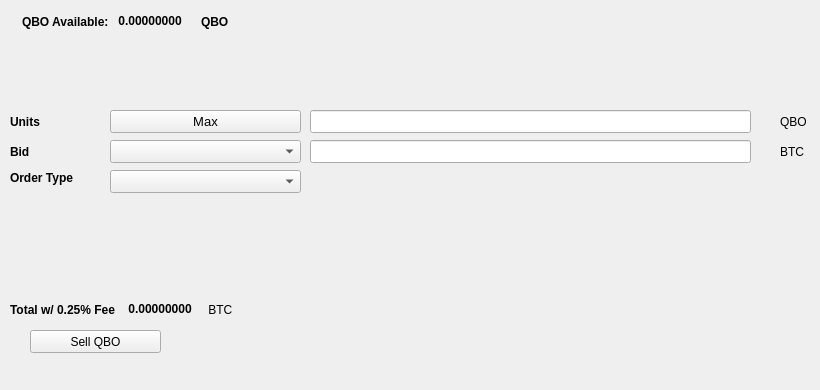
   <widget class="QWidget" name="SellTab">
    <attribute name="title">
     <string>Sell</string>
    </attribute>
    <widget class="QLabel" name="label_16">
     <property name="geometry">
      <rect>
       <x>780</x>
       <y>140</y>
       <width>31</width>
       <height>23</height>
      </rect>
     </property>
     <property name="text">
      <string>BTC</string>
     </property>
    </widget>
    <widget class="QComboBox" name="SellBidcomboBox">
     <property name="geometry">
      <rect>
       <x>110</x>
       <y>140</y>
       <width>191</width>
       <height>23</height>
      </rect>
     </property>
     <property name="font">
      <font>
       <pointsize>10</pointsize>
      </font>
     </property>
    </widget>
    <widget class="QLabel" name="label_18">
     <property name="geometry">
      <rect>
       <x>10</x>
       <y>110</y>
       <width>46</width>
       <height>23</height>
      </rect>
     </property>
     <property name="font">
      <font>
       <weight>75</weight>
       <bold>true</bold>
      </font>
     </property>
     <property name="text">
      <string>Units</string>
     </property>
    </widget>
    <widget class="QPushButton" name="Sell_Max_Amount">
     <property name="geometry">
      <rect>
       <x>110</x>
       <y>110</y>
       <width>191</width>
       <height>23</height>
      </rect>
     </property>
     <property name="font">
      <font>
       <pointsize>10</pointsize>
      </font>
     </property>
     <property name="text">
      <string>Max</string>
     </property>
    </widget>
    <widget class="QLabel" name="label_20">
     <property name="geometry">
      <rect>
       <x>10</x>
       <y>170</y>
       <width>91</width>
       <height>16</height>
      </rect>
     </property>
     <property name="font">
      <font>
       <weight>75</weight>
       <bold>true</bold>
      </font>
     </property>
     <property name="text">
      <string>Order Type</string>
     </property>
    </widget>
    <widget class="QComboBox" name="SellOrdertypeCombo">
     <property name="geometry">
      <rect>
       <x>110</x>
       <y>170</y>
       <width>191</width>
       <height>23</height>
      </rect>
     </property>
     <property name="font">
      <font>
       <pointsize>10</pointsize>
      </font>
     </property>
    </widget>
    <widget class="QLabel" name="label_21">
     <property name="geometry">
      <rect>
       <x>10</x>
       <y>140</y>
       <width>46</width>
       <height>23</height>
      </rect>
     </property>
     <property name="font">
      <font>
       <weight>75</weight>
       <bold>true</bold>
      </font>
     </property>
     <property name="text">
      <string>Bid</string>
     </property>
    </widget>
    <widget class="QLabel" name="label_22">
     <property name="geometry">
      <rect>
       <x>780</x>
       <y>110</y>
       <width>31</width>
       <height>23</height>
      </rect>
     </property>
     <property name="text">
      <string>QBO</string>
     </property>
    </widget>
    <widget class="QLineEdit" name="UnitsInputQBO">
     <property name="geometry">
      <rect>
       <x>310</x>
       <y>110</y>
       <width>441</width>
       <height>23</height>
      </rect>
     </property>
     <property name="font">
      <font>
       <pointsize>9</pointsize>
       <weight>75</weight>
       <bold>true</bold>
      </font>
     </property>
    </widget>
    <widget class="QLineEdit" name="SellBidPriceEdit">
     <property name="geometry">
      <rect>
       <x>310</x>
       <y>140</y>
       <width>441</width>
       <height>23</height>
      </rect>
     </property>
     <property name="font">
      <font>
       <pointsize>9</pointsize>
       <weight>75</weight>
       <bold>true</bold>
      </font>
     </property>
    </widget>
    <widget class="QPushButton" name="SellQBOBTN">
     <property name="geometry">
      <rect>
       <x>30</x>
       <y>330</y>
       <width>131</width>
       <height>23</height>
      </rect>
     </property>
     <property name="text">
      <string>Sell QBO</string>
     </property>
     <property name="icon">
      <iconset resource="../qbo">
       <normaloff>:/icons/bitcoin</normaloff>:/icons/bitcoin</iconset>
     </property>
    </widget>
    <widget class="QWidget" name="layoutWidget3">
     <property name="geometry">
      <rect>
       <x>22</x>
       <y>12</y>
       <width>258</width>
       <height>19</height>
      </rect>
     </property>
     <layout class="QHBoxLayout" name="horizontalLayout">
      <item>
       <widget class="QLabel" name="label232_2">
        <property name="font">
         <font>
          <weight>75</weight>
          <bold>true</bold>
         </font>
        </property>
        <property name="text">
         <string>QBO Available:</string>
        </property>
       </widget>
      </item>
      <item>
       <widget class="QLabel" name="QBOAvailableLabel">
        <property name="palette">
         <palette>
          <active>
           <colorrole role="WindowText">
            <brush brushstyle="SolidPattern">
             <color alpha="255">
              <red>0</red>
              <green>0</green>
              <blue>0</blue>
             </color>
            </brush>
           </colorrole>
           <colorrole role="Button">
            <brush brushstyle="SolidPattern">
             <color alpha="255">
              <red>0</red>
              <green>170</green>
              <blue>0</blue>
             </color>
            </brush>
           </colorrole>
           <colorrole role="Light">
            <brush brushstyle="SolidPattern">
             <color alpha="255">
              <red>0</red>
              <green>255</green>
              <blue>0</blue>
             </color>
            </brush>
           </colorrole>
           <colorrole role="Midlight">
            <brush brushstyle="SolidPattern">
             <color alpha="255">
              <red>0</red>
              <green>212</green>
              <blue>0</blue>
             </color>
            </brush>
           </colorrole>
           <colorrole role="Dark">
            <brush brushstyle="SolidPattern">
             <color alpha="255">
              <red>0</red>
              <green>85</green>
              <blue>0</blue>
             </color>
            </brush>
           </colorrole>
           <colorrole role="Mid">
            <brush brushstyle="SolidPattern">
             <color alpha="255">
              <red>0</red>
              <green>113</green>
              <blue>0</blue>
             </color>
            </brush>
           </colorrole>
           <colorrole role="Text">
            <brush brushstyle="SolidPattern">
             <color alpha="255">
              <red>0</red>
              <green>170</green>
              <blue>0</blue>
             </color>
            </brush>
           </colorrole>
           <colorrole role="BrightText">
            <brush brushstyle="SolidPattern">
             <color alpha="255">
              <red>255</red>
              <green>255</green>
              <blue>255</blue>
             </color>
            </brush>
           </colorrole>
           <colorrole role="ButtonText">
            <brush brushstyle="SolidPattern">
             <color alpha="255">
              <red>0</red>
              <green>0</green>
              <blue>0</blue>
             </color>
            </brush>
           </colorrole>
           <colorrole role="Base">
            <brush brushstyle="SolidPattern">
             <color alpha="255">
              <red>255</red>
              <green>255</green>
              <blue>255</blue>
             </color>
            </brush>
           </colorrole>
           <colorrole role="Window">
            <brush brushstyle="SolidPattern">
             <color alpha="255">
              <red>0</red>
              <green>170</green>
              <blue>0</blue>
             </color>
            </brush>
           </colorrole>
           <colorrole role="Shadow">
            <brush brushstyle="SolidPattern">
             <color alpha="255">
              <red>0</red>
              <green>0</green>
              <blue>0</blue>
             </color>
            </brush>
           </colorrole>
           <colorrole role="AlternateBase">
            <brush brushstyle="SolidPattern">
             <color alpha="255">
              <red>127</red>
              <green>212</green>
              <blue>127</blue>
             </color>
            </brush>
           </colorrole>
           <colorrole role="ToolTipBase">
            <brush brushstyle="SolidPattern">
             <color alpha="255">
              <red>255</red>
              <green>255</green>
              <blue>220</blue>
             </color>
            </brush>
           </colorrole>
           <colorrole role="ToolTipText">
            <brush brushstyle="SolidPattern">
             <color alpha="255">
              <red>0</red>
              <green>0</green>
              <blue>0</blue>
             </color>
            </brush>
           </colorrole>
          </active>
          <inactive>
           <colorrole role="WindowText">
            <brush brushstyle="SolidPattern">
             <color alpha="255">
              <red>0</red>
              <green>0</green>
              <blue>0</blue>
             </color>
            </brush>
           </colorrole>
           <colorrole role="Button">
            <brush brushstyle="SolidPattern">
             <color alpha="255">
              <red>0</red>
              <green>170</green>
              <blue>0</blue>
             </color>
            </brush>
           </colorrole>
           <colorrole role="Light">
            <brush brushstyle="SolidPattern">
             <color alpha="255">
              <red>0</red>
              <green>255</green>
              <blue>0</blue>
             </color>
            </brush>
           </colorrole>
           <colorrole role="Midlight">
            <brush brushstyle="SolidPattern">
             <color alpha="255">
              <red>0</red>
              <green>212</green>
              <blue>0</blue>
             </color>
            </brush>
           </colorrole>
           <colorrole role="Dark">
            <brush brushstyle="SolidPattern">
             <color alpha="255">
              <red>0</red>
              <green>85</green>
              <blue>0</blue>
             </color>
            </brush>
           </colorrole>
           <colorrole role="Mid">
            <brush brushstyle="SolidPattern">
             <color alpha="255">
              <red>0</red>
              <green>113</green>
              <blue>0</blue>
             </color>
            </brush>
           </colorrole>
           <colorrole role="Text">
            <brush brushstyle="SolidPattern">
             <color alpha="255">
              <red>0</red>
              <green>170</green>
              <blue>0</blue>
             </color>
            </brush>
           </colorrole>
           <colorrole role="BrightText">
            <brush brushstyle="SolidPattern">
             <color alpha="255">
              <red>255</red>
              <green>255</green>
              <blue>255</blue>
             </color>
            </brush>
           </colorrole>
           <colorrole role="ButtonText">
            <brush brushstyle="SolidPattern">
             <color alpha="255">
              <red>0</red>
              <green>0</green>
              <blue>0</blue>
             </color>
            </brush>
           </colorrole>
           <colorrole role="Base">
            <brush brushstyle="SolidPattern">
             <color alpha="255">
              <red>255</red>
              <green>255</green>
              <blue>255</blue>
             </color>
            </brush>
           </colorrole>
           <colorrole role="Window">
            <brush brushstyle="SolidPattern">
             <color alpha="255">
              <red>0</red>
              <green>170</green>
              <blue>0</blue>
             </color>
            </brush>
           </colorrole>
           <colorrole role="Shadow">
            <brush brushstyle="SolidPattern">
             <color alpha="255">
              <red>0</red>
              <green>0</green>
              <blue>0</blue>
             </color>
            </brush>
           </colorrole>
           <colorrole role="AlternateBase">
            <brush brushstyle="SolidPattern">
             <color alpha="255">
              <red>127</red>
              <green>212</green>
              <blue>127</blue>
             </color>
            </brush>
           </colorrole>
           <colorrole role="ToolTipBase">
            <brush brushstyle="SolidPattern">
             <color alpha="255">
              <red>255</red>
              <green>255</green>
              <blue>220</blue>
             </color>
            </brush>
           </colorrole>
           <colorrole role="ToolTipText">
            <brush brushstyle="SolidPattern">
             <color alpha="255">
              <red>0</red>
              <green>0</green>
              <blue>0</blue>
             </color>
            </brush>
           </colorrole>
          </inactive>
          <disabled>
           <colorrole role="WindowText">
            <brush brushstyle="SolidPattern">
             <color alpha="255">
              <red>0</red>
              <green>85</green>
              <blue>0</blue>
             </color>
            </brush>
           </colorrole>
           <colorrole role="Button">
            <brush brushstyle="SolidPattern">
             <color alpha="255">
              <red>0</red>
              <green>170</green>
              <blue>0</blue>
             </color>
            </brush>
           </colorrole>
           <colorrole role="Light">
            <brush brushstyle="SolidPattern">
             <color alpha="255">
              <red>0</red>
              <green>255</green>
              <blue>0</blue>
             </color>
            </brush>
           </colorrole>
           <colorrole role="Midlight">
            <brush brushstyle="SolidPattern">
             <color alpha="255">
              <red>0</red>
              <green>212</green>
              <blue>0</blue>
             </color>
            </brush>
           </colorrole>
           <colorrole role="Dark">
            <brush brushstyle="SolidPattern">
             <color alpha="255">
              <red>0</red>
              <green>85</green>
              <blue>0</blue>
             </color>
            </brush>
           </colorrole>
           <colorrole role="Mid">
            <brush brushstyle="SolidPattern">
             <color alpha="255">
              <red>0</red>
              <green>113</green>
              <blue>0</blue>
             </color>
            </brush>
           </colorrole>
           <colorrole role="Text">
            <brush brushstyle="SolidPattern">
             <color alpha="255">
              <red>0</red>
              <green>85</green>
              <blue>0</blue>
             </color>
            </brush>
           </colorrole>
           <colorrole role="BrightText">
            <brush brushstyle="SolidPattern">
             <color alpha="255">
              <red>255</red>
              <green>255</green>
              <blue>255</blue>
             </color>
            </brush>
           </colorrole>
           <colorrole role="ButtonText">
            <brush brushstyle="SolidPattern">
             <color alpha="255">
              <red>0</red>
              <green>85</green>
              <blue>0</blue>
             </color>
            </brush>
           </colorrole>
           <colorrole role="Base">
            <brush brushstyle="SolidPattern">
             <color alpha="255">
              <red>0</red>
              <green>170</green>
              <blue>0</blue>
             </color>
            </brush>
           </colorrole>
           <colorrole role="Window">
            <brush brushstyle="SolidPattern">
             <color alpha="255">
              <red>0</red>
              <green>170</green>
              <blue>0</blue>
             </color>
            </brush>
           </colorrole>
           <colorrole role="Shadow">
            <brush brushstyle="SolidPattern">
             <color alpha="255">
              <red>0</red>
              <green>0</green>
              <blue>0</blue>
             </color>
            </brush>
           </colorrole>
           <colorrole role="AlternateBase">
            <brush brushstyle="SolidPattern">
             <color alpha="255">
              <red>0</red>
              <green>170</green>
              <blue>0</blue>
             </color>
            </brush>
           </colorrole>
           <colorrole role="ToolTipBase">
            <brush brushstyle="SolidPattern">
             <color alpha="255">
              <red>255</red>
              <green>255</green>
              <blue>220</blue>
             </color>
            </brush>
           </colorrole>
           <colorrole role="ToolTipText">
            <brush brushstyle="SolidPattern">
             <color alpha="255">
              <red>0</red>
              <green>0</green>
              <blue>0</blue>
             </color>
            </brush>
           </colorrole>
          </disabled>
         </palette>
        </property>
        <property name="font">
         <font>
          <weight>75</weight>
          <bold>true</bold>
         </font>
        </property>
        <property name="text">
         <string> 0.00000000 </string>
        </property>
        <property name="textInteractionFlags">
         <set>Qt::LinksAccessibleByMouse|Qt::TextSelectableByKeyboard|Qt::TextSelectableByMouse</set>
        </property>
       </widget>
      </item>
      <item>
       <widget class="QLabel" name="labelQBO">
        <property name="font">
         <font>
          <weight>75</weight>
          <bold>true</bold>
         </font>
        </property>
        <property name="text">
         <string>QBO</string>
        </property>
       </widget>
      </item>
     </layout>
    </widget>
    <widget class="QWidget" name="layoutWidget">
     <property name="geometry">
      <rect>
       <x>10</x>
       <y>300</y>
       <width>268</width>
       <height>19</height>
      </rect>
     </property>
     <layout class="QHBoxLayout" name="horizontalLayout_2">
      <item>
       <widget class="QLabel" name="label_19">
        <property name="font">
         <font>
          <weight>75</weight>
          <bold>true</bold>
         </font>
        </property>
        <property name="text">
         <string>Total w/ 0.25% Fee </string>
        </property>
       </widget>
      </item>
      <item>
       <widget class="QLabel" name="SellCostLabel">
        <property name="palette">
         <palette>
          <active>
           <colorrole role="WindowText">
            <brush brushstyle="SolidPattern">
             <color alpha="255">
              <red>0</red>
              <green>0</green>
              <blue>0</blue>
             </color>
            </brush>
           </colorrole>
           <colorrole role="Button">
            <brush brushstyle="SolidPattern">
             <color alpha="255">
              <red>0</red>
              <green>170</green>
              <blue>0</blue>
             </color>
            </brush>
           </colorrole>
           <colorrole role="Light">
            <brush brushstyle="SolidPattern">
             <color alpha="255">
              <red>0</red>
              <green>255</green>
              <blue>0</blue>
             </color>
            </brush>
           </colorrole>
           <colorrole role="Midlight">
            <brush brushstyle="SolidPattern">
             <color alpha="255">
              <red>0</red>
              <green>212</green>
              <blue>0</blue>
             </color>
            </brush>
           </colorrole>
           <colorrole role="Dark">
            <brush brushstyle="SolidPattern">
             <color alpha="255">
              <red>0</red>
              <green>85</green>
              <blue>0</blue>
             </color>
            </brush>
           </colorrole>
           <colorrole role="Mid">
            <brush brushstyle="SolidPattern">
             <color alpha="255">
              <red>0</red>
              <green>113</green>
              <blue>0</blue>
             </color>
            </brush>
           </colorrole>
           <colorrole role="Text">
            <brush brushstyle="SolidPattern">
             <color alpha="255">
              <red>0</red>
              <green>170</green>
              <blue>0</blue>
             </color>
            </brush>
           </colorrole>
           <colorrole role="BrightText">
            <brush brushstyle="SolidPattern">
             <color alpha="255">
              <red>255</red>
              <green>255</green>
              <blue>255</blue>
             </color>
            </brush>
           </colorrole>
           <colorrole role="ButtonText">
            <brush brushstyle="SolidPattern">
             <color alpha="255">
              <red>0</red>
              <green>0</green>
              <blue>0</blue>
             </color>
            </brush>
           </colorrole>
           <colorrole role="Base">
            <brush brushstyle="SolidPattern">
             <color alpha="255">
              <red>255</red>
              <green>255</green>
              <blue>255</blue>
             </color>
            </brush>
           </colorrole>
           <colorrole role="Window">
            <brush brushstyle="SolidPattern">
             <color alpha="255">
              <red>0</red>
              <green>170</green>
              <blue>0</blue>
             </color>
            </brush>
           </colorrole>
           <colorrole role="Shadow">
            <brush brushstyle="SolidPattern">
             <color alpha="255">
              <red>0</red>
              <green>0</green>
              <blue>0</blue>
             </color>
            </brush>
           </colorrole>
           <colorrole role="AlternateBase">
            <brush brushstyle="SolidPattern">
             <color alpha="255">
              <red>127</red>
              <green>212</green>
              <blue>127</blue>
             </color>
            </brush>
           </colorrole>
           <colorrole role="ToolTipBase">
            <brush brushstyle="SolidPattern">
             <color alpha="255">
              <red>255</red>
              <green>255</green>
              <blue>220</blue>
             </color>
            </brush>
           </colorrole>
           <colorrole role="ToolTipText">
            <brush brushstyle="SolidPattern">
             <color alpha="255">
              <red>0</red>
              <green>0</green>
              <blue>0</blue>
             </color>
            </brush>
           </colorrole>
          </active>
          <inactive>
           <colorrole role="WindowText">
            <brush brushstyle="SolidPattern">
             <color alpha="255">
              <red>0</red>
              <green>0</green>
              <blue>0</blue>
             </color>
            </brush>
           </colorrole>
           <colorrole role="Button">
            <brush brushstyle="SolidPattern">
             <color alpha="255">
              <red>0</red>
              <green>170</green>
              <blue>0</blue>
             </color>
            </brush>
           </colorrole>
           <colorrole role="Light">
            <brush brushstyle="SolidPattern">
             <color alpha="255">
              <red>0</red>
              <green>255</green>
              <blue>0</blue>
             </color>
            </brush>
           </colorrole>
           <colorrole role="Midlight">
            <brush brushstyle="SolidPattern">
             <color alpha="255">
              <red>0</red>
              <green>212</green>
              <blue>0</blue>
             </color>
            </brush>
           </colorrole>
           <colorrole role="Dark">
            <brush brushstyle="SolidPattern">
             <color alpha="255">
              <red>0</red>
              <green>85</green>
              <blue>0</blue>
             </color>
            </brush>
           </colorrole>
           <colorrole role="Mid">
            <brush brushstyle="SolidPattern">
             <color alpha="255">
              <red>0</red>
              <green>113</green>
              <blue>0</blue>
             </color>
            </brush>
           </colorrole>
           <colorrole role="Text">
            <brush brushstyle="SolidPattern">
             <color alpha="255">
              <red>0</red>
              <green>170</green>
              <blue>0</blue>
             </color>
            </brush>
           </colorrole>
           <colorrole role="BrightText">
            <brush brushstyle="SolidPattern">
             <color alpha="255">
              <red>255</red>
              <green>255</green>
              <blue>255</blue>
             </color>
            </brush>
           </colorrole>
           <colorrole role="ButtonText">
            <brush brushstyle="SolidPattern">
             <color alpha="255">
              <red>0</red>
              <green>0</green>
              <blue>0</blue>
             </color>
            </brush>
           </colorrole>
           <colorrole role="Base">
            <brush brushstyle="SolidPattern">
             <color alpha="255">
              <red>255</red>
              <green>255</green>
              <blue>255</blue>
             </color>
            </brush>
           </colorrole>
           <colorrole role="Window">
            <brush brushstyle="SolidPattern">
             <color alpha="255">
              <red>0</red>
              <green>170</green>
              <blue>0</blue>
             </color>
            </brush>
           </colorrole>
           <colorrole role="Shadow">
            <brush brushstyle="SolidPattern">
             <color alpha="255">
              <red>0</red>
              <green>0</green>
              <blue>0</blue>
             </color>
            </brush>
           </colorrole>
           <colorrole role="AlternateBase">
            <brush brushstyle="SolidPattern">
             <color alpha="255">
              <red>127</red>
              <green>212</green>
              <blue>127</blue>
             </color>
            </brush>
           </colorrole>
           <colorrole role="ToolTipBase">
            <brush brushstyle="SolidPattern">
             <color alpha="255">
              <red>255</red>
              <green>255</green>
              <blue>220</blue>
             </color>
            </brush>
           </colorrole>
           <colorrole role="ToolTipText">
            <brush brushstyle="SolidPattern">
             <color alpha="255">
              <red>0</red>
              <green>0</green>
              <blue>0</blue>
             </color>
            </brush>
           </colorrole>
          </inactive>
          <disabled>
           <colorrole role="WindowText">
            <brush brushstyle="SolidPattern">
             <color alpha="255">
              <red>0</red>
              <green>85</green>
              <blue>0</blue>
             </color>
            </brush>
           </colorrole>
           <colorrole role="Button">
            <brush brushstyle="SolidPattern">
             <color alpha="255">
              <red>0</red>
              <green>170</green>
              <blue>0</blue>
             </color>
            </brush>
           </colorrole>
           <colorrole role="Light">
            <brush brushstyle="SolidPattern">
             <color alpha="255">
              <red>0</red>
              <green>255</green>
              <blue>0</blue>
             </color>
            </brush>
           </colorrole>
           <colorrole role="Midlight">
            <brush brushstyle="SolidPattern">
             <color alpha="255">
              <red>0</red>
              <green>212</green>
              <blue>0</blue>
             </color>
            </brush>
           </colorrole>
           <colorrole role="Dark">
            <brush brushstyle="SolidPattern">
             <color alpha="255">
              <red>0</red>
              <green>85</green>
              <blue>0</blue>
             </color>
            </brush>
           </colorrole>
           <colorrole role="Mid">
            <brush brushstyle="SolidPattern">
             <color alpha="255">
              <red>0</red>
              <green>113</green>
              <blue>0</blue>
             </color>
            </brush>
           </colorrole>
           <colorrole role="Text">
            <brush brushstyle="SolidPattern">
             <color alpha="255">
              <red>0</red>
              <green>85</green>
              <blue>0</blue>
             </color>
            </brush>
           </colorrole>
           <colorrole role="BrightText">
            <brush brushstyle="SolidPattern">
             <color alpha="255">
              <red>255</red>
              <green>255</green>
              <blue>255</blue>
             </color>
            </brush>
           </colorrole>
           <colorrole role="ButtonText">
            <brush brushstyle="SolidPattern">
             <color alpha="255">
              <red>0</red>
              <green>85</green>
              <blue>0</blue>
             </color>
            </brush>
           </colorrole>
           <colorrole role="Base">
            <brush brushstyle="SolidPattern">
             <color alpha="255">
              <red>0</red>
              <green>170</green>
              <blue>0</blue>
             </color>
            </brush>
           </colorrole>
           <colorrole role="Window">
            <brush brushstyle="SolidPattern">
             <color alpha="255">
              <red>0</red>
              <green>170</green>
              <blue>0</blue>
             </color>
            </brush>
           </colorrole>
           <colorrole role="Shadow">
            <brush brushstyle="SolidPattern">
             <color alpha="255">
              <red>0</red>
              <green>0</green>
              <blue>0</blue>
             </color>
            </brush>
           </colorrole>
           <colorrole role="AlternateBase">
            <brush brushstyle="SolidPattern">
             <color alpha="255">
              <red>0</red>
              <green>170</green>
              <blue>0</blue>
             </color>
            </brush>
           </colorrole>
           <colorrole role="ToolTipBase">
            <brush brushstyle="SolidPattern">
             <color alpha="255">
              <red>255</red>
              <green>255</green>
              <blue>220</blue>
             </color>
            </brush>
           </colorrole>
           <colorrole role="ToolTipText">
            <brush brushstyle="SolidPattern">
             <color alpha="255">
              <red>0</red>
              <green>0</green>
              <blue>0</blue>
             </color>
            </brush>
           </colorrole>
          </disabled>
         </palette>
        </property>
        <property name="font">
         <font>
          <weight>75</weight>
          <bold>true</bold>
         </font>
        </property>
        <property name="autoFillBackground">
         <bool>false</bool>
        </property>
        <property name="text">
         <string> 0.00000000</string>
        </property>
        <property name="textInteractionFlags">
         <set>Qt::LinksAccessibleByMouse|Qt::TextSelectableByMouse</set>
        </property>
       </widget>
      </item>
      <item>
       <widget class="QLabel" name="label_17">
        <property name="font">
         <font>
          <weight>50</weight>
          <bold>false</bold>
         </font>
        </property>
        <property name="text">
         <string> BTC</string>
        </property>
       </widget>
      </item>
     </layout>
    </widget>
    <widget class="QLabel" name="label_23">
     <property name="geometry">
      <rect>
       <x>460</x>
       <y>300</y>
       <width>281</width>
       <height>81</height>
      </rect>
     </property>
     <property name="text">
      <string/>
     </property>
     <property name="pixmap">
      <pixmap>:/images/bittrex</pixmap>
     </property>
    </widget>
   </widget>
